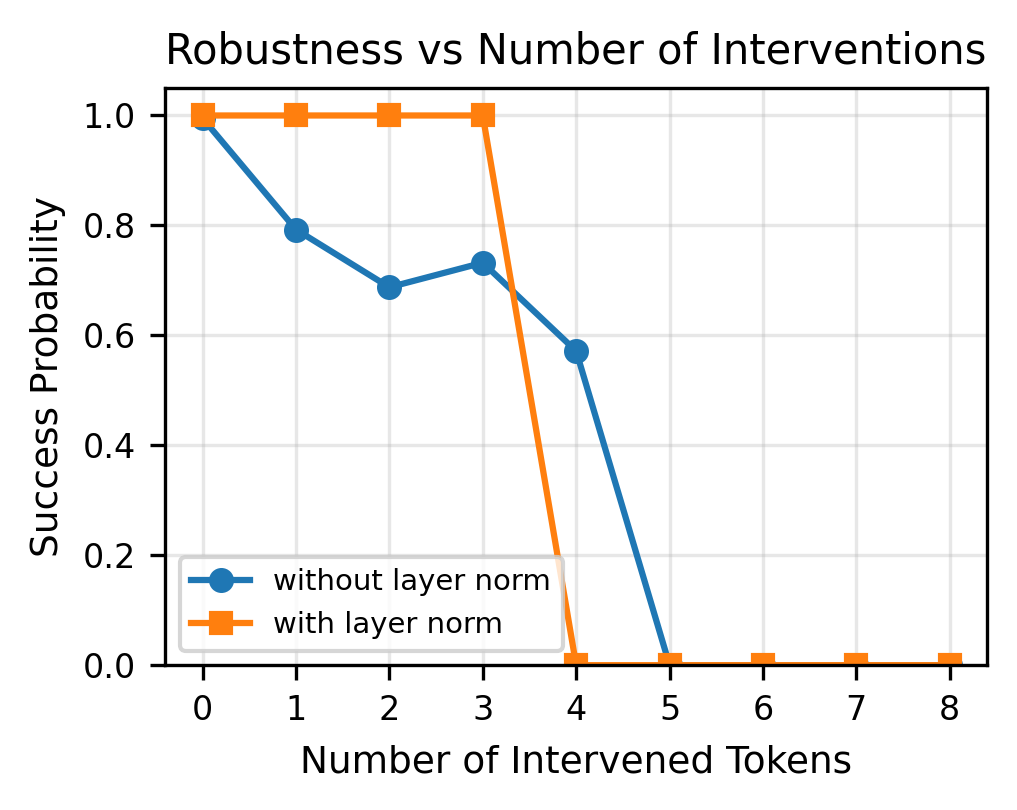

Recreate this plot in Python.
"""
Compare intervention effects between models with and without layer normalization.
Fix intensity at 0.0, vary unsorted_ub_num (number of tokens to intervene on).
"""
import sys
import os
sys.path.insert(0, os.path.join(os.path.dirname(__file__), '..'))
sys.path.insert(0, os.path.join(os.path.dirname(__file__), '../..'))

from model_tbyt_4 import GPTConfig, GPT, GPTIntervention
from checkpoint_utils import load_checkpoint
from gpt_intervention_normalized import GPTInterventionNormalized
import torch
import matplotlib
matplotlib.use('Agg')
import matplotlib.pyplot as plt

# Config
device = 'cuda'
num_rounds = 4000
FN = 400
intensity = 0.0  # Fixed intensity
num_values = [0, 1, 2, 3, 4, 5, 6, 7, 8]  # Vary unsorted_ub_num

# =====================
# Model WITHOUT layer normalization
# =====================
print("=" * 50)
print("Testing model WITHOUT layer normalization")
print("=" * 50)

block_size_1 = 32
vocab_size_1 = 128
vocab_n_1 = vocab_size_1 - 1
location_1 = 45

config_1 = GPTConfig(block_size=block_size_1, vocab_size=vocab_size_1)
model_1 = GPT(config_1)
checkpoint_path_1 = os.path.join(os.path.dirname(__file__), '../../saved_models/dec28_tbyt_without-pos-embedding_n_embd:64_1head_layers:2_vocab_size:128_itr:60000_checkpoint.pt')
model_1.load_state_dict(torch.load(checkpoint_path_1, map_location=device)['model'])
model_1.to(device)
model_1.eval()

def get_batch_1():
    x = torch.randperm(vocab_n_1)[:block_size_1]
    vals, _ = torch.sort(x)
    return torch.cat((x, torch.tensor([vocab_n_1]), vals), dim=0).unsqueeze(0)

results_1 = {}
for num in num_values:
    attempts = []
    for _ in range(num_rounds):
        if len(attempts) >= FN:
            break
        idx = get_batch_1().to(device)
        intervention_model = GPTIntervention(model_1, idx)
        try:
            intervention_model.intervent_attention(
                attention_layer_num=0, location=location_1,
                unsorted_lb=5, unsorted_ub=5, unsorted_lb_num=0, unsorted_ub_num=num,
                unsorted_intensity_inc=intensity, sorted_lb=0, sorted_num=0, sorted_intensity_inc=0.0
            )
            new_generated_number, next_number = intervention_model.check_if_still_works()
            attempts.append(new_generated_number == next_number)
            intervention_model.revert_attention(0)
        except:
            continue
    first_fn = attempts[:FN]
    results_1[num] = sum(first_fn) / len(first_fn) if len(first_fn) > 0 else 0
    print(f'Num tokens: {num}, Success rate: {results_1[num]:.4f} ({sum(first_fn)}/{len(first_fn)})')

# =====================
# Model WITH layer normalization
# =====================
print("\n" + "=" * 50)
print("Testing model WITH layer normalization")
print("=" * 50)

checkpoint_path_2 = os.path.join(os.path.dirname(__file__), '../../Grid_training_without_duplicates/Final_N128_K16_L2_H1_E32_r4over1_npos1_mlp1_dup0_testK16_iters60000.pt')
model_2, config_2 = load_checkpoint(checkpoint_path_2, device=device)
model_2.eval()

block_size_2 = config_2.block_size
vocab_n_2 = config_2.vocab_size - 1
location_2 = block_size_2 + 5

def get_batch_2():
    x = torch.randperm(vocab_n_2)[:block_size_2]
    vals, _ = torch.sort(x)
    return torch.cat((x, torch.tensor([vocab_n_2]), vals), dim=0).unsqueeze(0)

results_2 = {}
for num in num_values:
    attempts = []
    for _ in range(num_rounds):
        if len(attempts) >= FN:
            break
        idx = get_batch_2().to(device)
        try:
            intervention_model = GPTInterventionNormalized(model_2, idx)
            intervention_model.intervent_attention(
                attention_layer_num=0, location=location_2,
                unsorted_lb=5, unsorted_ub=5, unsorted_lb_num=0, unsorted_ub_num=num,
                unsorted_intensity_inc=intensity, sorted_lb=0, sorted_num=0, sorted_intensity_inc=0.0
            )
            new_generated_number, next_number = intervention_model.check_if_still_works()
            attempts.append(new_generated_number == next_number)
            intervention_model.revert_attention(0)
        except:
            continue
    first_fn = attempts[:FN]
    results_2[num] = sum(first_fn) / len(first_fn) if len(first_fn) > 0 else 0
    print(f'Num tokens: {num}, Success rate: {results_2[num]:.4f} ({sum(first_fn)}/{len(first_fn)})')

# =====================
# Plot comparison
# =====================
# Single column width for two-column paper (~3.5 inches)
plt.figure(figsize=(3.5, 2.8))
nums = list(results_1.keys())

plt.plot(nums, list(results_1.values()), marker='o', linewidth=1.5, markersize=5, 
         label='without layer norm', color='#1f77b4')
plt.plot(nums, list(results_2.values()), marker='s', linewidth=1.5, markersize=5, 
         label='with layer norm', color='#ff7f0e')

plt.xlabel('Number of Intervened Tokens', fontsize=9)
plt.ylabel('Success Probability', fontsize=9)
plt.title(f'Robustness vs Number of Interventions', fontsize=10)
plt.legend(fontsize=7, loc='lower left')
plt.grid(True, alpha=0.3)
plt.xticks(nums, fontsize=8)
plt.yticks(fontsize=8)
plt.ylim(0, 1.05)
plt.tight_layout()

output_dir = os.path.dirname(__file__)
plt.savefig(os.path.join(output_dir, 'compare_num.png'), dpi=300, bbox_inches='tight')
print(f'\nPlot saved to {os.path.join(output_dir, "compare_num.png")}')
